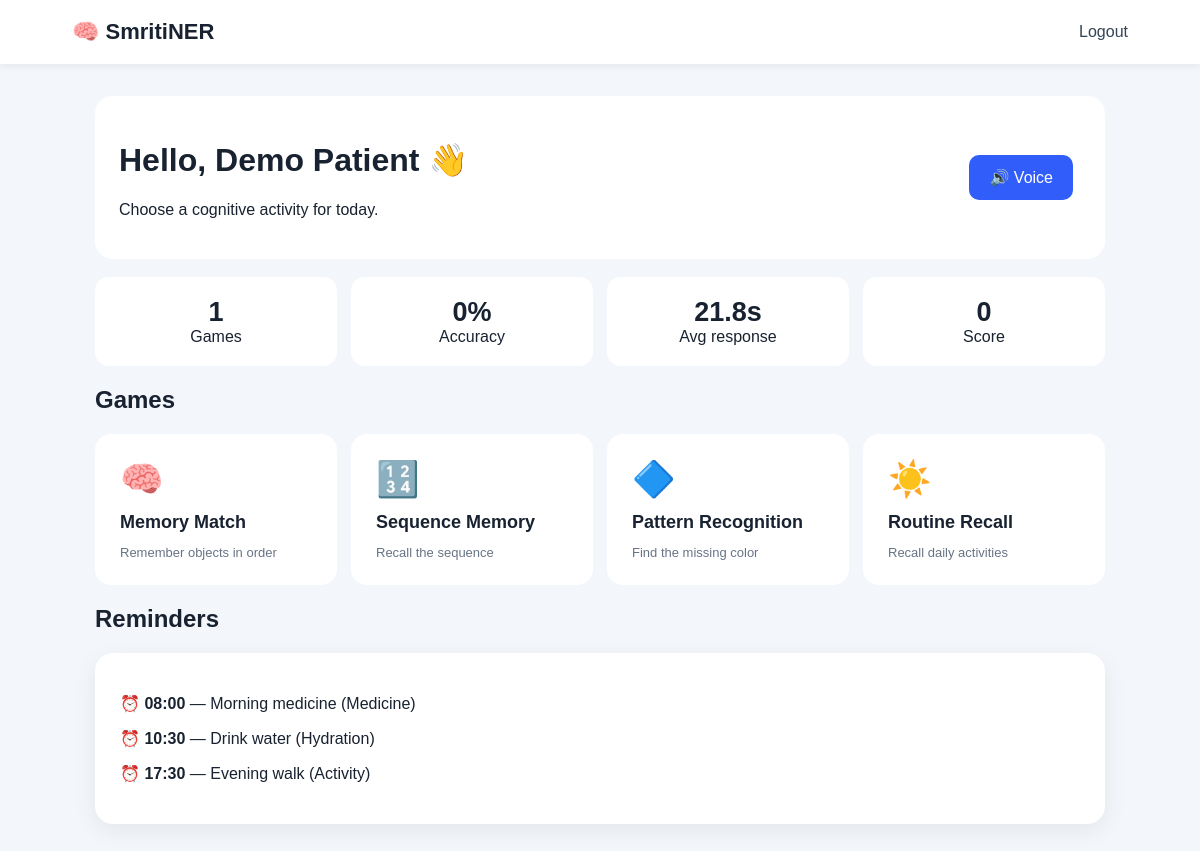
The app's page /dashboard (signed in) with its own data.
### tables this page shows
CREATE TABLE users(id INTEGER PRIMARY KEY,username TEXT UNIQUE,password TEXT,name TEXT,role TEXT,language TEXT DEFAULT 'English');

CREATE TABLE reminders(id INTEGER PRIMARY KEY AUTOINCREMENT,user_id INTEGER,title TEXT,time TEXT,kind TEXT,active INTEGER DEFAULT 1);

### app.py (the view)
@app.get('/dashboard',response_class=HTMLResponse)
def dashboard(request:Request):
 u=user(request)
 if not u:return RedirectResponse('/login')
 c=conn();s=c.execute('SELECT COUNT(*) games,COALESCE(AVG(correct)*100,0) acc,COALESCE(AVG(response_time),0) rt,COALESCE(SUM(score),0) score FROM attempts WHERE user_id=?',(u['id'],)).fetchone();r=c.execute('SELECT * FROM reminders WHERE user_id=? AND active=1 ORDER BY time',(u['id'],)).fetchall();c.close()
 return templates.TemplateResponse(request=request,name='dashboard.html',context={'request':request,'user':u,'stats':s,'reminders':r})

### templates/dashboard.html
<!doctype html><html><head><link rel="stylesheet" href="/static/style.css"><title>Patient Dashboard</title></head><body><header><b>🧠 SmritiNER</b><a href="/logout">Logout</a></header><main><div class="hero"><div><h1>Hello, {{user['name']}} 👋</h1><p>Choose a cognitive activity for today.</p></div><button onclick="speak('Welcome. Shall we play a memory game?')">🔊 Voice</button></div><div class="stats"><div><b>{{stats['games']}}</b>Games</div><div><b>{{'%.0f'|format(stats['acc'])}}%</b>Accuracy</div><div><b>{{'%.1f'|format(stats['rt'])}}s</b>Avg response</div><div><b>{{stats['score']}}</b>Score</div></div><h2>Games</h2><div class="games"><a href="/game/memory">🧠<b>Memory Match</b><small>Remember objects in order</small></a><a href="/game/sequence">🔢<b>Sequence Memory</b><small>Recall the sequence</small></a><a href="/game/pattern">🔷<b>Pattern Recognition</b><small>Find the missing color</small></a><a href="/game/routine">☀️<b>Routine Recall</b><small>Recall daily activities</small></a></div><h2>Reminders</h2><div class="card">{% for r in reminders %}<p>⏰ <b>{{r['time']}}</b> — {{r['title']}} ({{r['kind']}})</p>{% endfor %}</div></main><script src="/static/app.js"></script></body></html>

### static/style.css (style rules this page uses)
* { box-sizing:border-box }
body { margin:0;font-family:Arial,sans-serif;background:#f3f6fb;color:#182230 }
header { height:64px;background:white;padding:0 6%;display:flex;align-items:center;justify-content:space-between;box-shadow:0 2px 8px #0001 }
header b { font-size:22px }
header a { color:#345;text-decoration:none }
main { max-width:1050px;margin:32px auto;padding:0 20px }
.card,.gamepage .card { background:white;border-radius:18px;padding:25px;box-shadow:0 7px 25px #0001 }
button { border:0;border-radius:10px;padding:13px 20px;background:#315efb;color:white;font-size:16px;cursor:pointer;margin:8px }
.hero { background:white;padding:24px;border-radius:18px;display:flex;justify-content:space-between;align-items:center }
.stats { display:grid;grid-template-columns:repeat(4,1fr);gap:14px;margin:18px 0 }
.stats div { background:white;padding:20px;border-radius:14px;text-align:center }
.stats b { display:block;font-size:27px }
.games { display:grid;grid-template-columns:repeat(4,1fr);gap:14px }
.games a { background:white;padding:25px;border-radius:16px;text-decoration:none;color:#182230;font-size:35px;display:flex;flex-direction:column;gap:12px;min-height:150px }
.games b { font-size:18px }
.games small { font-size:13px;color:#687486 }

### records on screen
users: name "Demo Patient"
reminders: time "08:00", title "Morning medicine", kind "Medicine"
reminders: time "10:30", title "Drink water", kind "Hydration"
reminders: time "17:30", title "Evening walk", kind "Activity"

### other values on screen
{{ stats['games'] }} "1"
{{ '%.0f'|format(stats['acc']) }} "0"
{{ '%.1f'|format(stats['rt']) }} "21.8"
{{ stats['score'] }} "0"
